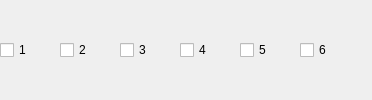
                <widget class="QWidget" name="page_SimpleRecTracks">
                 <layout class="QHBoxLayout" name="horizontalLayout_6">
                  <property name="spacing">
                   <number>28</number>
                  </property>
                  <property name="leftMargin">
                   <number>0</number>
                  </property>
                  <property name="topMargin">
                   <number>0</number>
                  </property>
                  <property name="rightMargin">
                   <number>0</number>
                  </property>
                  <property name="bottomMargin">
                   <number>0</number>
                  </property>
                  <item>
                   <widget class="QCheckBox" name="checkBox_SimpleOutRecTrack1">
                    <property name="text">
                     <string>1</string>
                    </property>
                   </widget>
                  </item>
                  <item>
                   <widget class="QCheckBox" name="checkBox_SimpleOutRecTrack2">
                    <property name="text">
                     <string>2</string>
                    </property>
                   </widget>
                  </item>
                  <item>
                   <widget class="QCheckBox" name="checkBox_SimpleOutRecTrack3">
                    <property name="text">
                     <string>3</string>
                    </property>
                   </widget>
                  </item>
                  <item>
                   <widget class="QCheckBox" name="checkBox_SimpleOutRecTrack4">
                    <property name="text">
                     <string>4</string>
                    </property>
                   </widget>
                  </item>
                  <item>
                   <widget class="QCheckBox" name="checkBox_SimpleOutRecTrack5">
                    <property name="text">
                     <string>5</string>
                    </property>
                   </widget>
                  </item>
                  <item>
                   <widget class="QCheckBox" name="checkBox_SimpleOutRecTrack6">
                    <property name="text">
                     <string>6</string>
                    </property>
                   </widget>
                  </item>
                  <item>
                   <spacer name="horizontalSpacer_5">
                    <property name="orientation">
                     <enum>Qt::Horizontal</enum>
                    </property>
                    <property name="sizeHint" stdset="0">
                     <size>
                      <width>40</width>
                      <height>20</height>
                     </size>
                    </property>
                   </spacer>
                  </item>
                 </layout>
                </widget>
